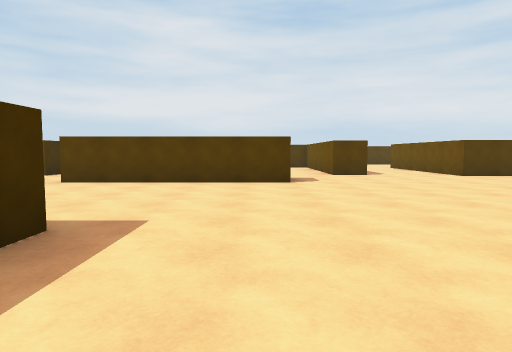
View 1 (above)

24 first-person views from a walk through a scene from a Unity 3-D project. The camera is 1.3 m above the floor, tilts 4° down and sees 75° across. The floor is counted in squares, 2 m on a side. Each view is taken from the middle of a square. On the plan, view 1 faces up. The plan holds only what a view shows up to about 10 squares ahead; the rest is blank. The place goes on beyond the plan.

View 2
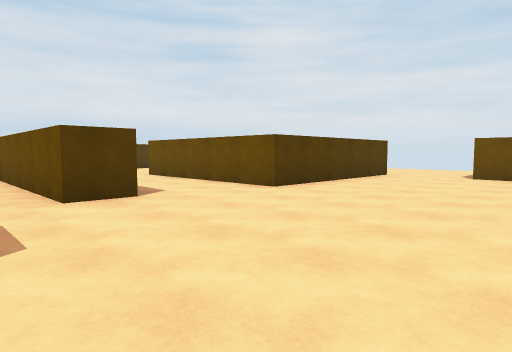

View 3
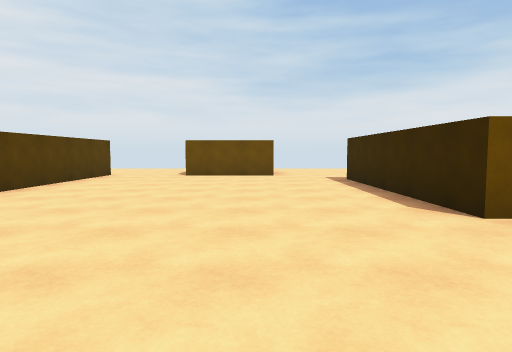

View 4
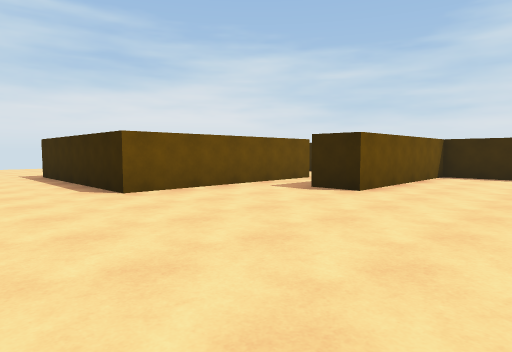

View 5
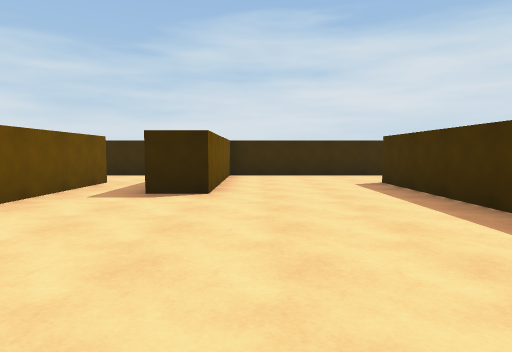

View 6
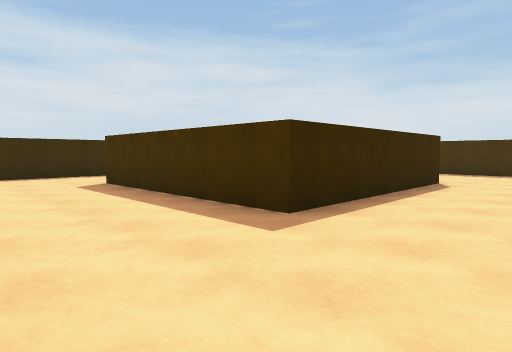

View 7
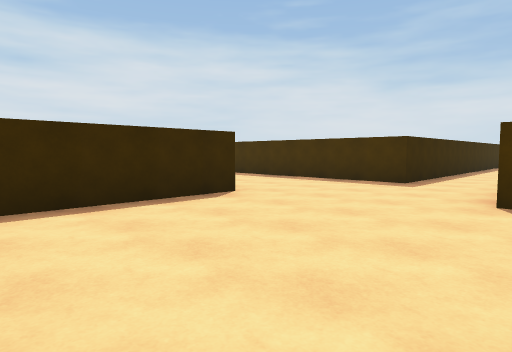

View 8
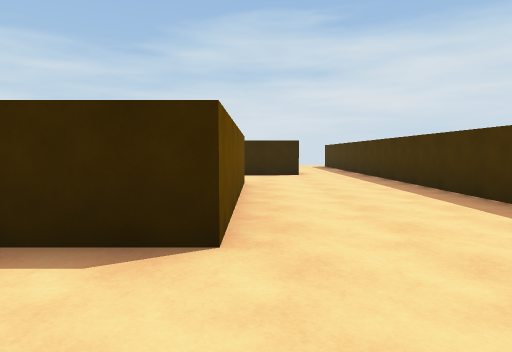

View 9
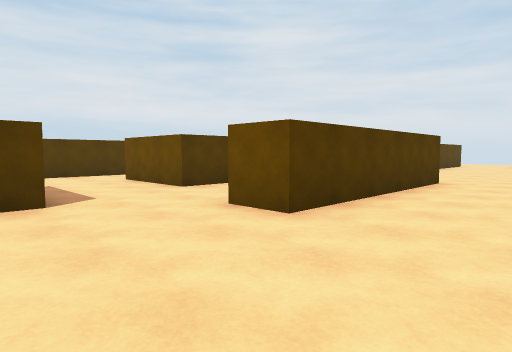

View 10
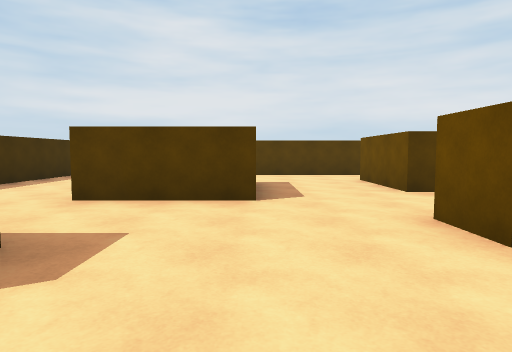

View 11
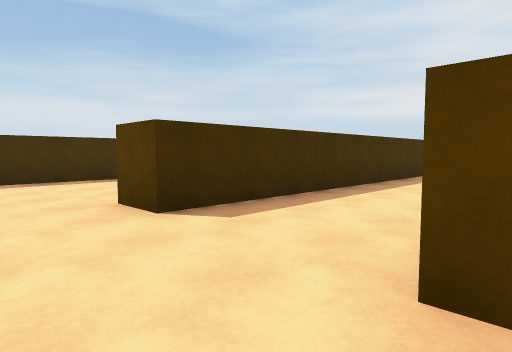

View 12
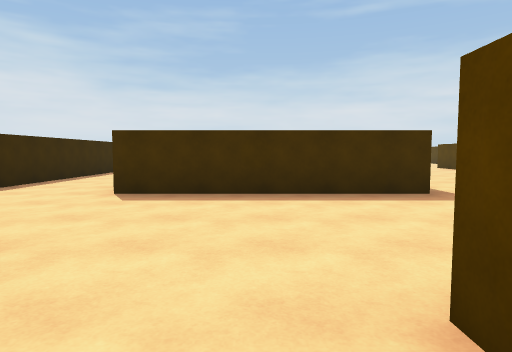

View 13
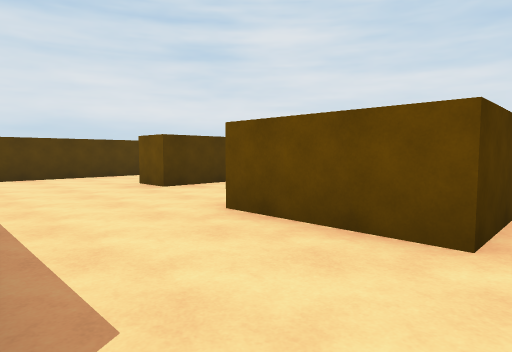

View 14
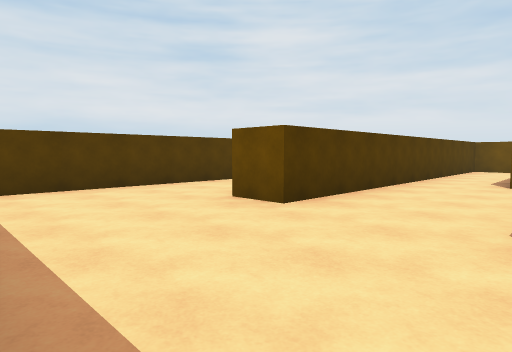

View 15
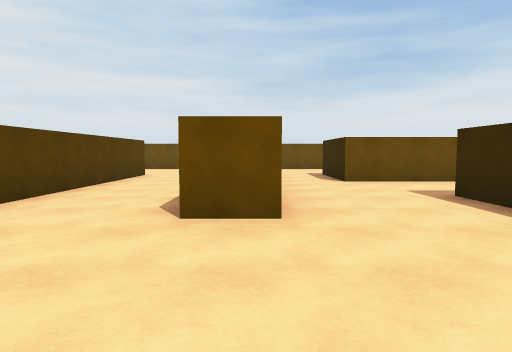

View 16
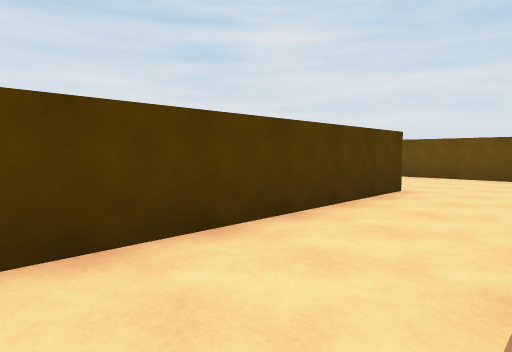

View 17
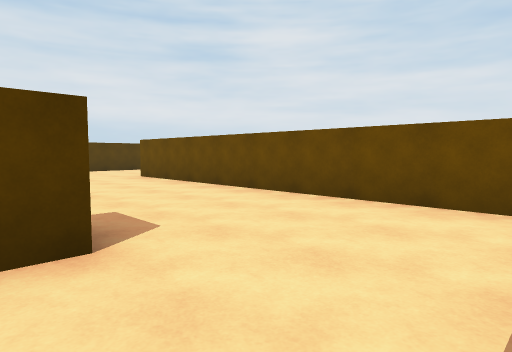

View 18
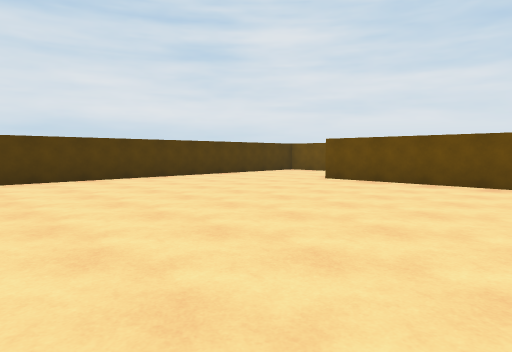

View 19
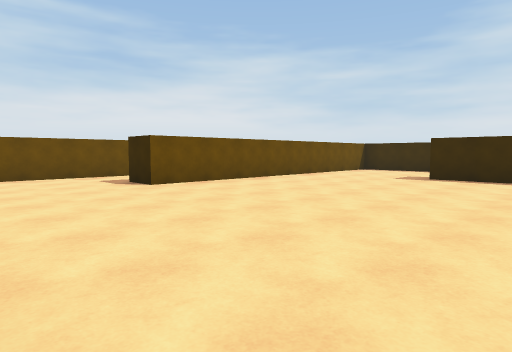

View 20
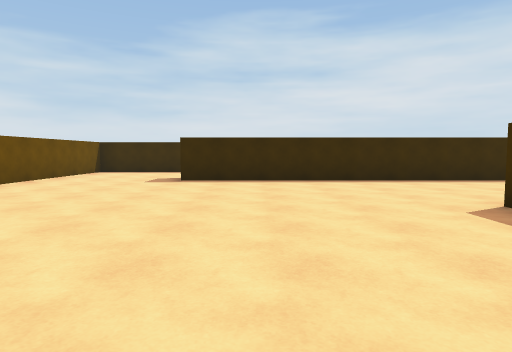

View 21
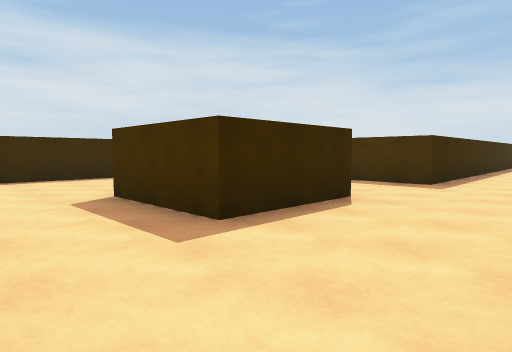

View 22
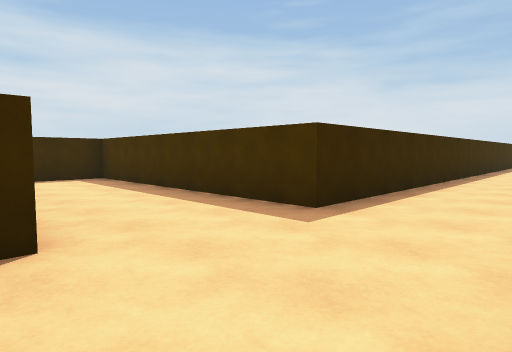

View 23
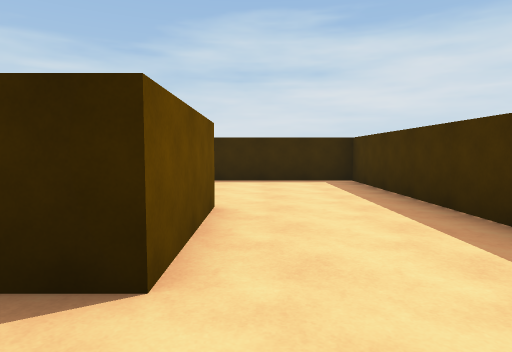

View 24
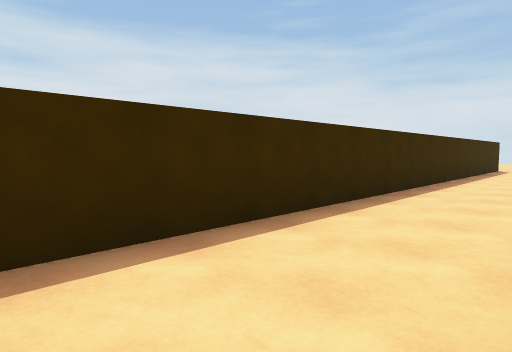

### Floor plan
Points are (right, up) in squares from view 1. A wall is a line through its corners. A room is listed if a view was taken in it or the views show most of it. See-through windows are left out.
Room 1 (views 1, 2, 3, 4, 5, 6, 7, 8, 9, 10, 11)
walls: (0.9, 7.2) (-4.2, 7.2) (-4.2, 8.2); (-2.2, 10.5) (-3.5, 10.5) (-3.5, 13) (-1, 13); (4.2, -0.5) (4.2, 2.8) (9.2, 2.8); (3.4, 9.8) (2.3, 9.8) (2.3, 14.6); (-7.8, 7.2) (-7.8, 6.2); (-6, 10.1) (-6, 9.5) (-8.5, 9.5); (-6.8, -2.1) (-6.8, 2.8) (-1.8, 2.8) (-1.8, -2.2); (-2.8, -4.7) (1.7, -4.7) (1.7, -0.3) (2.8, -0.3); (0.5, 14.7) (-3.5, 14.7); (-8.2, -4.7) (-6.6, -4.7); (-12.5, 4.3) (-10.3, 4.3) (-10.3, -5); (10.5, 4.5) (10.5, 7); (9.4, 9.2) (5.8, 9.2)
ways out: opening at (-8, 8.5) to room 2; opening at (-4.5, 11.5) to room 3; opening at (-3, 14) to room 3; opening at (-11.5, 5.5); opening at (-9.5, -5); opening at (3.5, -1.5); opening at (4.5, 10); opening at (10.5, 3.5); opening at (10.5, 8.5)
Room 2 (views 12, 13, 14, 15, 16, 17, 18, 19, 20, 21, 22, 23, 24)
walls: (-8.5, 23) (-8.5, 25.5) (-6, 25.5) (-6, 23); (-1.1, 18.2) (-10.2, 18.2); (-11.3, 17.8) (-11.3, 9.8) (-12.2, 9.8); (-5.5, 14.7) (-7.7, 14.7) (-7.7, 15.8); (-7.1, 12) (-6, 12); (2.3, 16.5) (2.3, 24.7) (3.2, 24.7); (5.2, 23.8) (5.2, 26.9); (-8.5, 9.5) (-8.5, 12); (-20.5, 25.8) (-11.3, 25.8) (-11.3, 19.3) (-1.2, 19.3)
ways out: opening at (-8, 8.5) to room 1; opening at (-6.5, 13.5) to room 3; opening at (-12, 8.5); opening at (4.5, 24)
Room 3 (no view inside)
walls: (-3.5, 14.7) (-5.5, 14.7)
ways out: opening at (-4.5, 11.5) to room 1; opening at (-3, 14) to room 1; opening at (-6.5, 13.5) to room 2

Positions as (right, up) in squares from view 1, and headings:
1: (0, 0), facing up
2: (1, 5), facing up-right
3: (1, 5), facing right
4: (-1, 5), facing down-right
5: (1, 5), facing down
6: (1, 5), facing down-left
7: (-3, 7), facing down-left
8: (-7, 5), facing down
9: (-7, 5), facing up-right
10: (-6, 5), facing up
11: (-8, 8), facing up-left
12: (-11, 9), facing left
13: (-11, 9), facing up-right
14: (-11, 12), facing up-right
15: (-11, 15), facing right
16: (-7, 16), facing up-right
17: (-2, 16), facing up-right
18: (-5, 20), facing up-right
19: (-4, 28), facing down-right
20: (-3, 27), facing down
21: (-4, 28), facing down-left
22: (-8, 28), facing down-left
23: (-9, 27), facing down
24: (-12, 28), facing down-left
